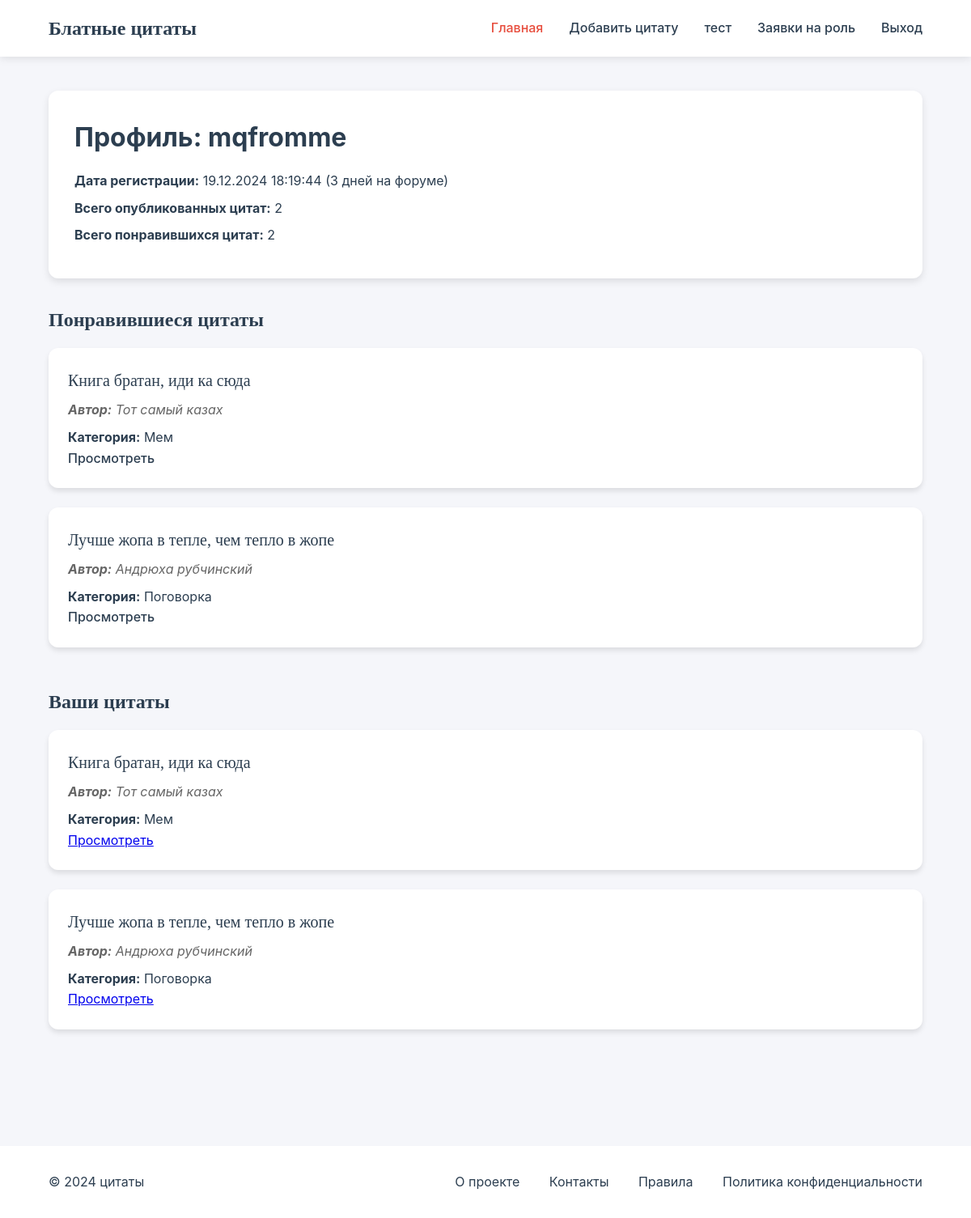
The app's page /profile (signed in), older data.
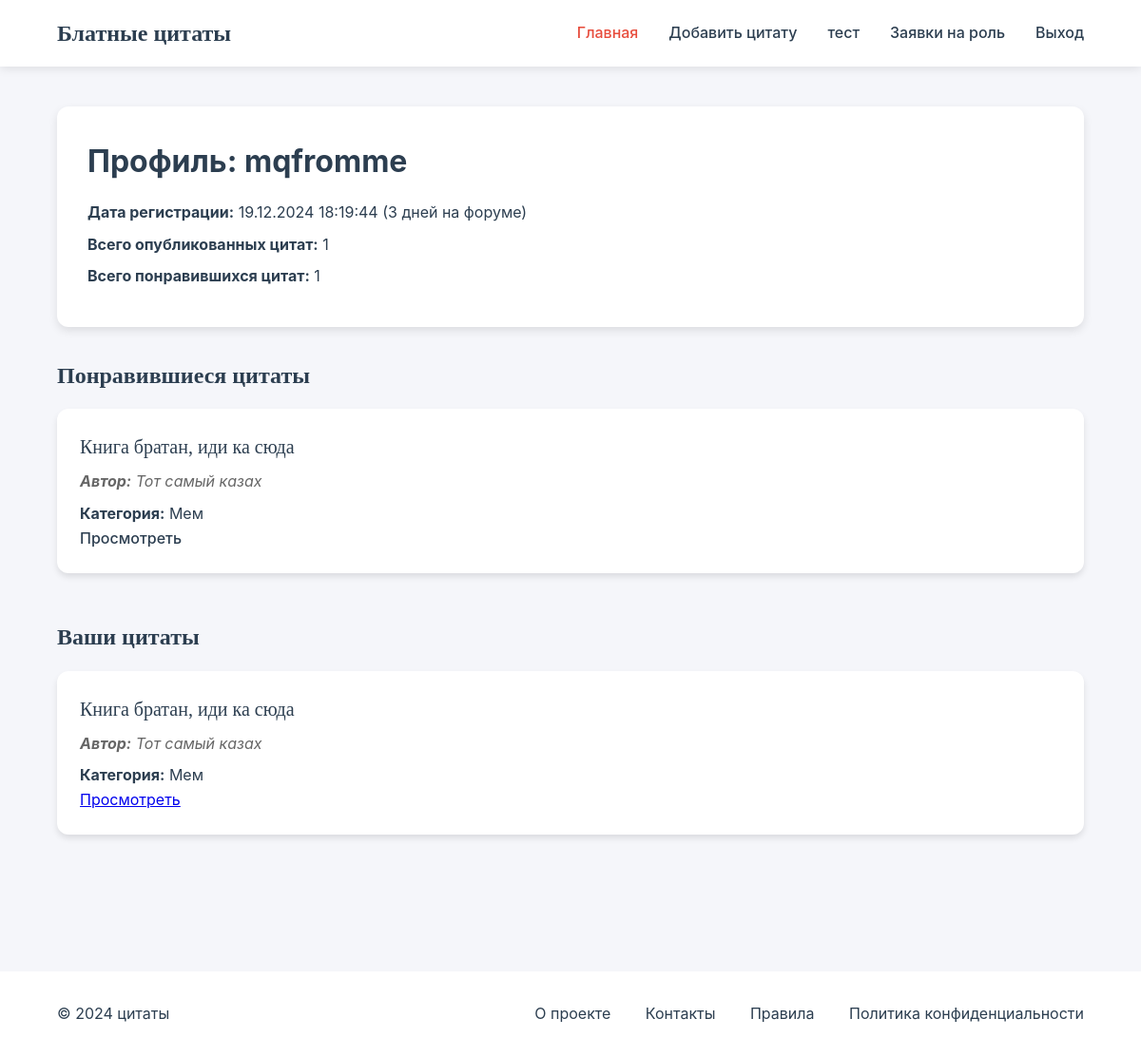
The same page, newer data.
### app.py (models this page shows)
class Quote(db.Model):
    id = db.Column(db.Integer, primary_key=True)
    text = db.Column(db.Text, nullable=False)
    author = db.Column(db.String(100), nullable=False)
    likes = db.Column(db.Integer, default=0)
    views = db.Column(db.Integer, default=0)
    user_id = db.Column(db.Integer, db.ForeignKey('user.id'))
    category_id = db.Column(db.Integer, db.ForeignKey('categories.id'), nullable=False)
    category = db.relationship('Category', back_populates='quotes_list')
    user_likes = db.relationship('UserLikes', back_populates='quote')

class Category(db.Model):
    __tablename__ = 'categories'
    id = db.Column(db.Integer, primary_key=True)
    name = db.Column(db.String(100), nullable=False)
    quotes_list = db.relationship('Quote', back_populates='category')

### app.py (the view)
@app.route('/profile')
@login_required
def profile():
    user_quotes = Quote.query.filter_by(user_id=current_user.id).all()
    if current_user.role in ['admin', 'editor']:
        all_user_quotes = user_quotes
    else:
        all_user_quotes = []
    liked_quotes = Quote.query.join(UserLikes).filter(UserLikes.user_id == current_user.id).all()
    return render_template('profile.html',
                           user=current_user,
                           datetime=datetime,
                           user_quotes=all_user_quotes,
                           liked_quotes=liked_quotes)

### app.py (called while the page is built)
@login_manager.user_loader
def load_user(user_id):
    return User.query.get(int(user_id))

### templates/profile.html (shortened to what this page needs)
<!DOCTYPE html>
<html lang="ru">
<head>
    <link rel="stylesheet" href="{{ url_for('static', filename='profile.css') }}">
</head>
<body>
    <header>
        <nav class="navbar">
            <div class="logo">Блатные цитаты</div>
            <div class="nav-links">
                <a href="{{ url_for('home') }}" class="active">Главная</a>
                {% if session.get('user_role') == 'admin' or session.get('user_role') == 'editor' %}
                <a href="{{ url_for('add_quote') }}">Добавить цитату</a>
                {% endif %}
                {% if session.get('user_role') == 'admin' %}
                <a href="{{ url_for('add_category') }}">тест</a>
                <a href="{{ url_for('role_requests') }}">Заявки на роль</a>
                {% endif %}
                <a href="{{ url_for('logout') }}">Выход</a>
            </div>
        </nav>
    </header>
    <main>
        <div class="profile-header">
            <h1>Профиль: {{ user.username }}</h1>
            <p><strong>Дата регистрации:</strong> {{ user.date_registered.strftime('%d.%m.%Y %H:%M:%S') }}
                ({{ (datetime.utcnow() - user.date_registered).days }} дней на форуме)</p>
            <p><strong>Всего опубликованных цитат:</strong> {{ user_quotes|length }}</p>
            <p><strong>Всего понравившихся цитат:</strong> {{ liked_quotes|length }}</p>
        </div>
        <section class="quotes-section">
            <h2>Понравившиеся цитаты</h2>
            {% if liked_quotes %}
                <ul class="quotes-list">
                    {% for quote in liked_quotes %}
                        <li class="quote-card">
                            <p class="quote-text">{{ quote.text }}</p>
                            <p class="quote-author"><strong>Автор:</strong> {{ quote.author }}</p>
                            <p><strong>Категория:</strong> {{ quote.category.name }}</p>
                            <a class="more-link" href="{{ url_for('view_quote', quote_id=quote.id) }}">Просмотреть</a>
                        </li>
                    {% endfor %}
                </ul>
            {% else %}
                <p>У вас ещё нет понравившихся цитат.</p>
            {% endif %}
        </section>
        {% if session.get('user_role') == 'admin' or session.get('user_role') == 'editor' %}
        <section class="quotes-section">
            <h2>Ваши цитаты</h2>
            {% if user_quotes %}
                <ul class="quotes-list">
                    {% for quote in user_quotes %}
                        <li class="quote-card">
                            <p class="quote-text">{{ quote.text }}</p>
                            <p class="quote-author"><strong>Автор:</strong> {{ quote.author }}</p>
                            <p><strong>Категория:</strong> {{ quote.category.name }}</p>
                            <a class="active" href="{{ url_for('view_quote', quote_id=quote.id) }}">Просмотреть</a>
                        </li>
                    {% endfor %}
                </ul>
            {% else %}
                <p>Вы ещё не добавили цитат.</p>
            {% endif %}
        </section>
        {% endif %}
    </main>
    <footer>
        <div class="footer-content">
            <p>&copy; 2024 цитаты</p>
            <div class="footer-links">
                <a href="info_project">О проекте</a>
                <a href="contact">Контакты</a>
                <a href="rules">Правила</a>
                <a href="musarskoe">Политика конфиденциальности</a>
            </div>
        </div>
    </footer>
</body>
</html>

Row changes from the older to the newer data that the page shows:
removed Quote: text "Лучше жопа в тепле, чем тепло в жопе", author "Андрюха рубчинский", category.name "Поговорка"
Text that changed along with them:
{{ user_quotes|length }}: "2" → "1"
{{ liked_quotes|length }}: "2" → "1"
